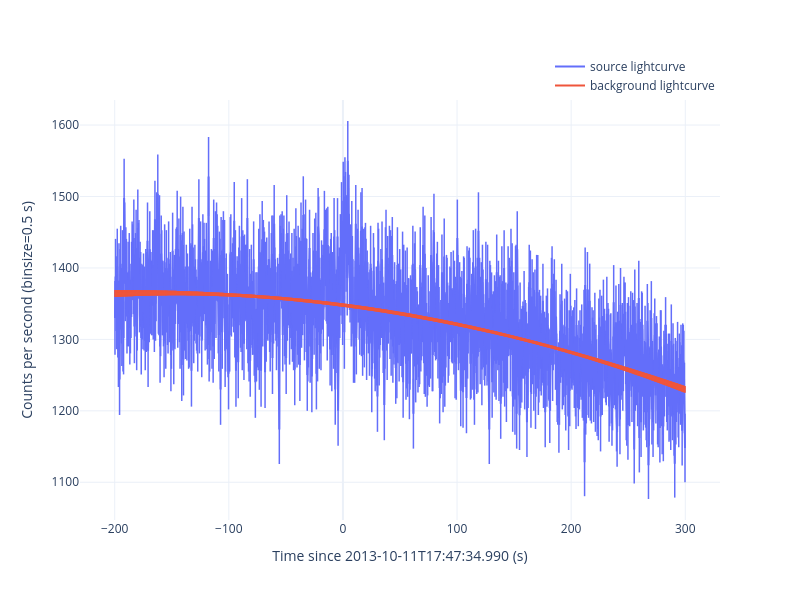
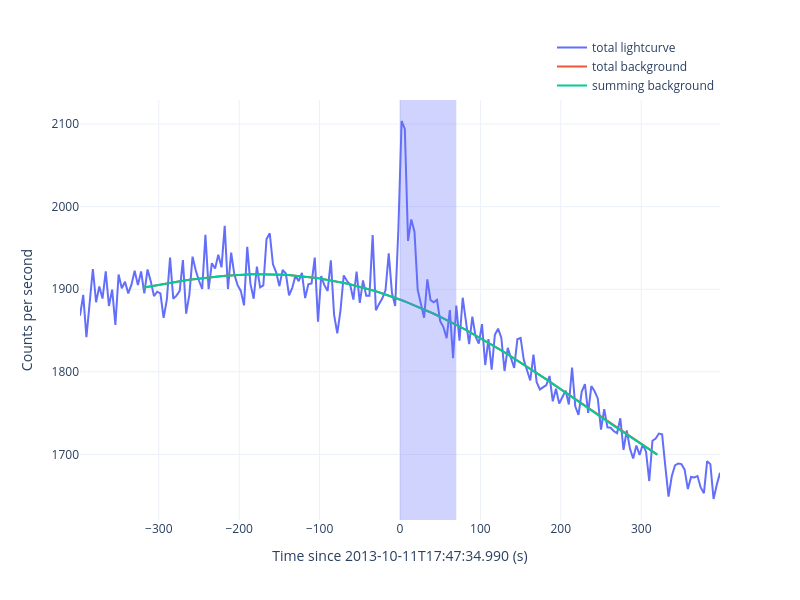
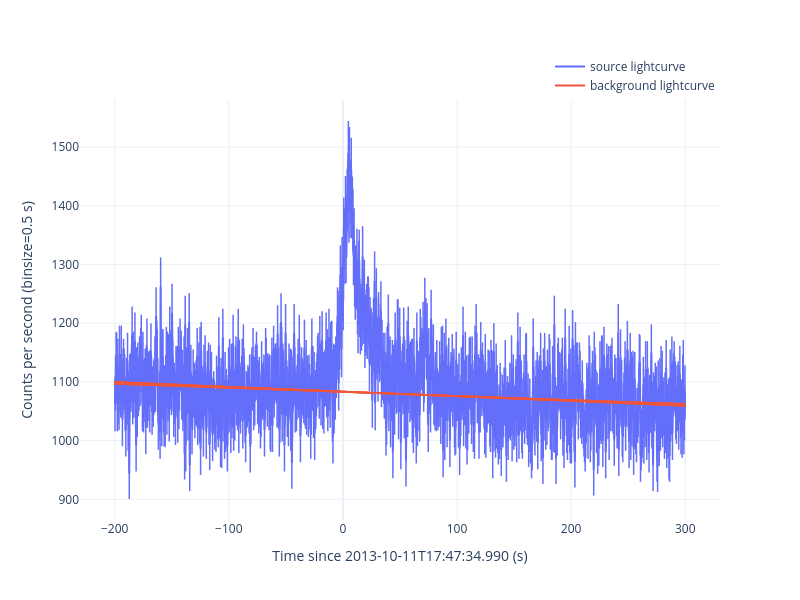
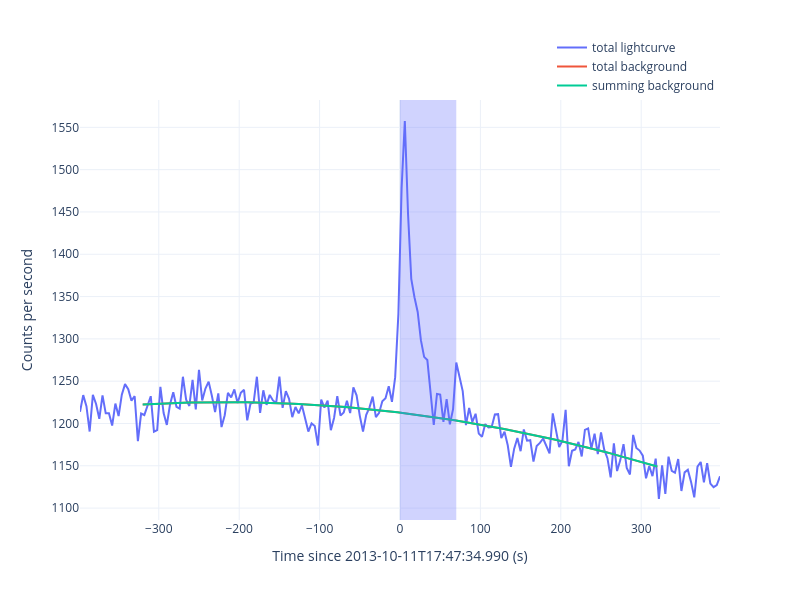

The notebook cell saved with these charts, in order:
### Markdown cell above
# Extract LightCurves and Spectra using Heapy

### Code cell
# ---- Stage 2: time-integrated lightcurve + spectrum ----
for _, grb in grbs_df.iterrows():
    load_grb(grb)
    extract_tintegrated_spectra()
